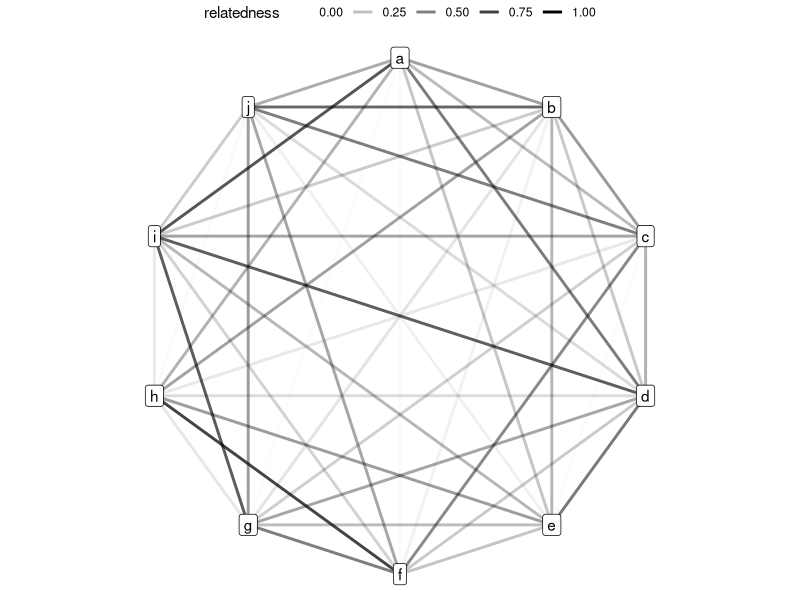
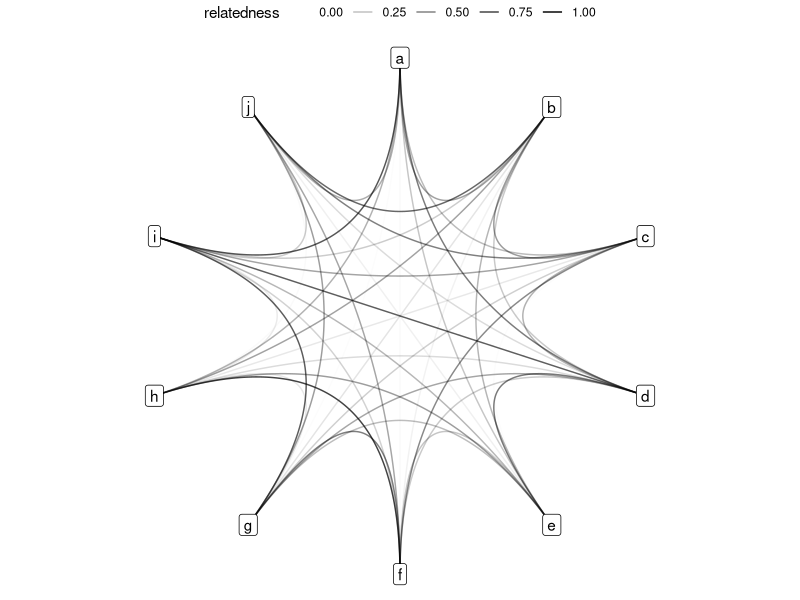

The R source for these figures, in order:
library('dplyr')   # for data wrangling (e.g., tibble, %>%, transmute())
library('purrr')   # for functional programming (e.g., map_***(), map2_***())
library('tidyr')   # for data wrangling (e.g., pivot_*())
library('ggplot2') # for fancy plots

theme_set(theme_void() + theme(legend.position = 'top'))

add_coords <- function(.d, colname, unique_labels, rad_offset = 0) {
  colnames(.d)[colnames(.d) == colname] <- 'label'
  
  .d <-
    .d %>%
    mutate(label_angle =
             map_dbl(label,
                     function(x) {
                       # find position
                       i <- which(unique_labels == x) - 1
                       
                       # find angle on unit circle
                       angle <- 0.5 - 2 / length(unique_labels) * i + rad_offset
                       return(angle)
                     }),
           label_x = cospi(label_angle),
           label_y = sinpi(label_angle))
  
  label_indices <- which(grepl('label', colnames(.d)))
  label_cols <- colnames(.d)[label_indices]
  new_cols <- stringi::stri_replace(label_cols, replacement = colname, regex = 'label')
  
  colnames(.d)[label_indices] <- new_cols
  
  return(.d)
}

ids <- letters[1:10]

d <- combn(ids, m = 2) %>% # create all combinations of a to j (not repeated)
  t() %>% # transpose the matrix (switch rows and columns)
  data.frame() %>% # convert to a data.frame to name columns
  tibble() %>% # convert to a tibble for ease of data wrangling
  # rename columns and create new ones, but drop the old ones
  transmute(from = X1, # starting individual at each line
            to = X2, # ending individual of each line
            connection = map2_chr(X1, X2, \(..x, ..y) paste(..x, ..y, sep = ' to ')),
            relatedness = rbeta(n(), shape1 = 1, shape2 = 3)) %>% # between two vertices
  add_coords(colname = 'from', unique_labels = ids) %>% # add coords on unit circle
  add_coords(colname = 'to', unique_labels = ids)

# find all vertices for labels
vertices <- tibble(label = unique(c(d$from, d$to))) %>%
  add_coords(colname = 'label', unique_labels = ids)

# basic plot with segments
ggplot() +
  coord_equal() +
  geom_segment(aes(x = from_x, xend = to_x, y = from_y, yend = to_y, alpha = relatedness),
               d, lwd = 1) +
  geom_point(aes(label_x, label_y), vertices) +
  geom_label(aes(label_x, label_y, label = label), vertices) +
  scale_alpha(range = c(0, 1), limits = c(0, 1))

d %>%
  select(-c(from_angle, to_angle)) %>%
  pivot_longer(c(from_x, from_y, to_x, to_y), names_sep = '_',
               names_to = c('position', 'coord')) %>%
  pivot_wider(names_from = coord, values_from = value) %>%
  bind_rows(tibble(connection = unique(d$connection),
                   x = 0,
                   y = 0,
                   position = 'center') %>%
              left_join(select(d, connection, relatedness), by = 'connection')) %>%
  mutate(position = factor(position, levels = c('from', 'center', 'to'))) %>%
  arrange(connection, position) %>%
  ggplot() +
  coord_equal() +
  ggforce::geom_bezier(aes(x, y, group = connection, alpha = relatedness)) +
  geom_label(aes(label_x, label_y, label = label), vertices) +
  scale_alpha(range = c(0, 1), limits = c(0, 1))
